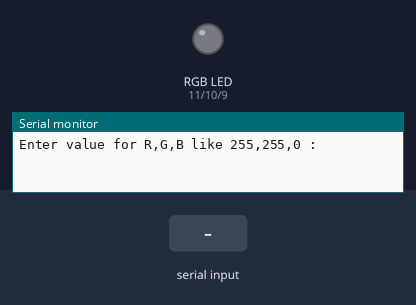
Bench run of a sketch on a simulated Arduino Uno, built with avr-gcc and run on an emulated ATmega328P. Parts: an RGB LED mixed from three pins (HIGH = lit), the last lines printed to the serial monitor. Inputs (shaded band) come from the test bench. Dim RGB values are drawn brighter than linear.

Above: at 1.2 s.
1.3 s: "90,45,200\n" received over Serial
At 3.3 s:
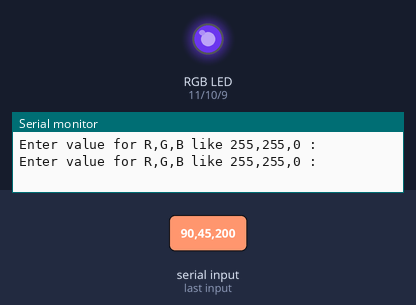
3.8 s: "30,150,10\n" received over Serial
At 5.2 s:
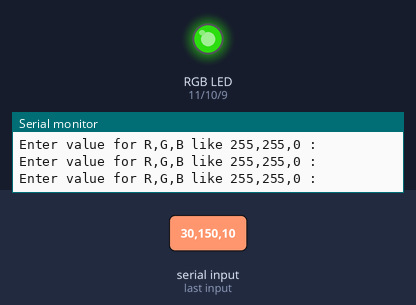
6.3 s: "90,45\n" received over Serial
At 8.2 s:
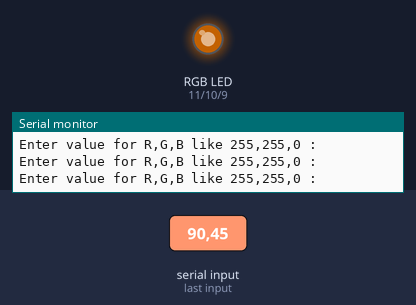
8.8 s: "30,150\n" received over Serial
At 10.1 s:
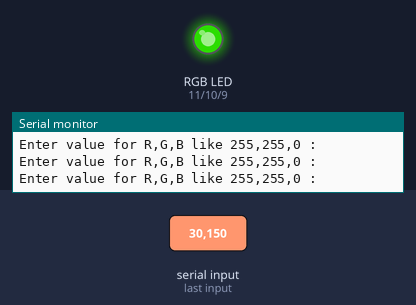
11.3 s: "5\n" received over Serial
At 13.0 s:
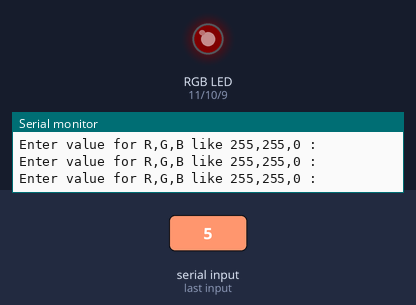
13.8 s: "90\n" received over Serial
At 16.2 s:
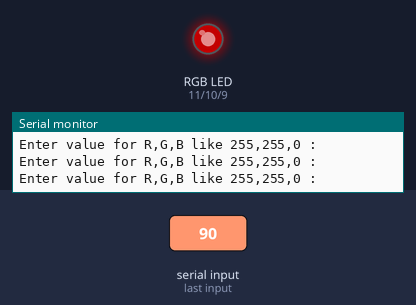
Timing chart, 0 to 17.3 s (numbered marks = the images above; inputs shaded):
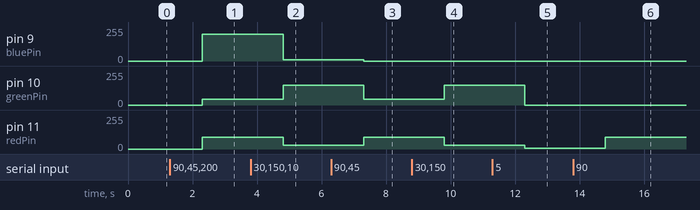

Measured:
- after the input at 1.3 s, pin 9 (bluePin): 0/255 → 200/255 after 1.0 s; pin 10 (greenPin): 0/255 → 45/255 after 1.0 s; pin 11 (redPin): 0/255 → 90/255 after 1.0 s
- after the input at 3.8 s, pin 9 (bluePin): 200/255 → 10/255 after 1.0 s; pin 10 (greenPin): 45/255 → 150/255 after 1.0 s; pin 11 (redPin): 90/255 → 30/255 after 1.0 s
- after the input at 6.3 s, pin 9 (bluePin): 10/255 → 0/255 after 1.0 s; pin 10 (greenPin): 150/255 → 45/255 after 1.0 s; pin 11 (redPin): 30/255 → 90/255 after 1.0 s
- after the input at 8.8 s, pin 10 (greenPin): 45/255 → 150/255 after 1.0 s; pin 11 (redPin): 90/255 → 30/255 after 1.0 s
- after the input at 11.3 s, pin 10 (greenPin): 150/255 → 0/255 after 1.0 s; pin 11 (redPin): 30/255 → 5/255 after 1.0 s
- after the input at 13.8 s, pin 11 (redPin): 5/255 → 90/255 after 1.0 s

The sketch:

RGB_COM_ANODE_SERIAL_SINGLE_INPUT_06JAN2018.ino
```cpp
//This program is for entering R,G,B as single string
// like 255,255,0
// As this is for Common ANODE RBG 255,255,0 gives blue color

//Defining pins for mapping
int redPin=11;
int greenPin = 10;
int bluePin = 9;

int redIntValue;
int greenIntValue;
int blueIntValue;
String userLEDChoice;

//baudRate for serial communication
int baudRate=9600;

void setup()
{
  //setting serial input with defined baudRate
  Serial.begin(baudRate);

  // defining pin modes
  pinMode(redPin, OUTPUT);
  pinMode(greenPin, OUTPUT);
  pinMode(bluePin, OUTPUT);
}

void loop()
{
  //prompt user about input
  Serial.println("Enter value for R,G,B like 255,255,0 :");

  //waiting for user input
  while(Serial.available()==0)
  {

  }
  // user input to be read and printed
  userLEDChoice=Serial.readString();

  String colorString;
  colorString=userLEDChoice.substring(0,userLEDChoice.indexOf(','));
  redIntValue=colorString.toInt();

  userLEDChoice.remove(0,colorString.length()+1);
  colorString=userLEDChoice.substring(0,userLEDChoice.indexOf(','));
  greenIntValue=colorString.toInt();

  userLEDChoice.remove(0,colorString.length()+1);

  blueIntValue=userLEDChoice.toInt();

  //sending colors
  setColor(redIntValue, greenIntValue, blueIntValue);

}

void setColor(int redValue, int greenValue, int blueValue) {
  analogWrite(redPin, redValue);
  analogWrite(greenPin, greenValue);
  analogWrite(bluePin, blueValue);
}
```
